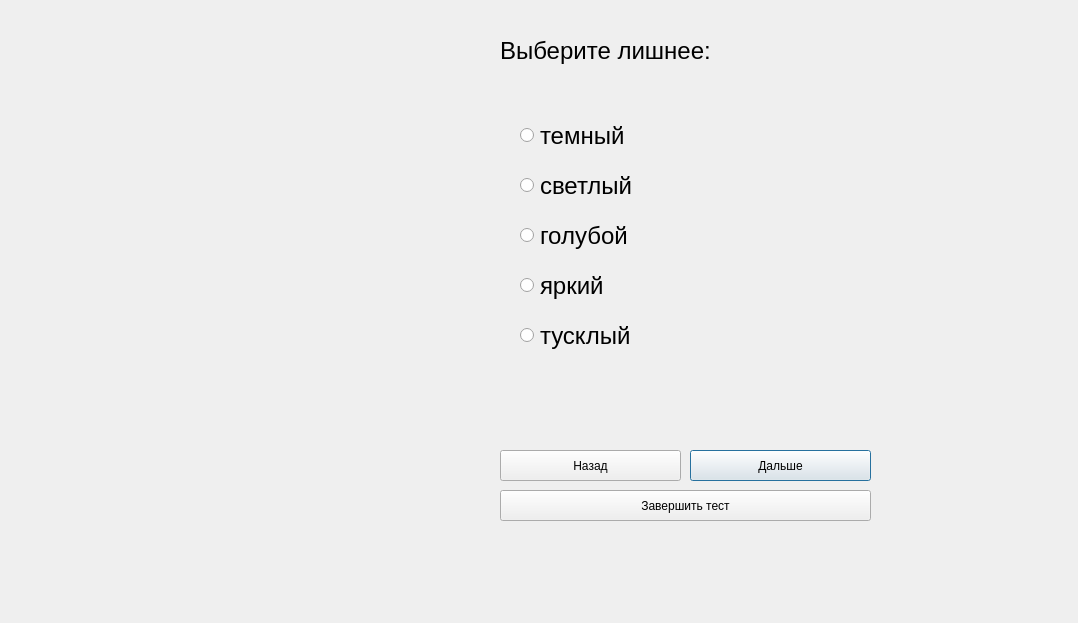
<?xml version="1.0" encoding="UTF-8"?>
<ui version="4.0">
 <class>testform32</class>
 <widget class="QDialog" name="testform32">
  <property name="geometry">
   <rect>
    <x>0</x>
    <y>0</y>
    <width>1078</width>
    <height>623</height>
   </rect>
  </property>
  <property name="windowTitle">
   <string>Dialog</string>
  </property>
  <widget class="QRadioButton" name="radioButton_4">
   <property name="geometry">
    <rect>
     <x>520</x>
     <y>270</y>
     <width>301</width>
     <height>31</height>
    </rect>
   </property>
   <property name="font">
    <font>
     <pointsize>18</pointsize>
    </font>
   </property>
   <property name="acceptDrops">
    <bool>false</bool>
   </property>
   <property name="toolTip">
    <string/>
   </property>
   <property name="text">
    <string>яркий</string>
   </property>
  </widget>
  <widget class="QRadioButton" name="radioButton_5">
   <property name="geometry">
    <rect>
     <x>520</x>
     <y>320</y>
     <width>301</width>
     <height>31</height>
    </rect>
   </property>
   <property name="font">
    <font>
     <pointsize>18</pointsize>
    </font>
   </property>
   <property name="acceptDrops">
    <bool>false</bool>
   </property>
   <property name="toolTip">
    <string/>
   </property>
   <property name="text">
    <string>тусклый</string>
   </property>
  </widget>
  <widget class="QRadioButton" name="radioButton">
   <property name="geometry">
    <rect>
     <x>520</x>
     <y>120</y>
     <width>431</width>
     <height>31</height>
    </rect>
   </property>
   <property name="font">
    <font>
     <pointsize>18</pointsize>
    </font>
   </property>
   <property name="acceptDrops">
    <bool>false</bool>
   </property>
   <property name="toolTip">
    <string/>
   </property>
   <property name="text">
    <string>темный</string>
   </property>
  </widget>
  <widget class="QLabel" name="question">
   <property name="geometry">
    <rect>
     <x>500</x>
     <y>0</y>
     <width>551</width>
     <height>101</height>
    </rect>
   </property>
   <property name="sizePolicy">
    <sizepolicy hsizetype="Preferred" vsizetype="Preferred">
     <horstretch>0</horstretch>
     <verstretch>0</verstretch>
    </sizepolicy>
   </property>
   <property name="font">
    <font>
     <pointsize>18</pointsize>
    </font>
   </property>
   <property name="mouseTracking">
    <bool>true</bool>
   </property>
   <property name="tabletTracking">
    <bool>false</bool>
   </property>
   <property name="focusPolicy">
    <enum>Qt::NoFocus</enum>
   </property>
   <property name="contextMenuPolicy">
    <enum>Qt::PreventContextMenu</enum>
   </property>
   <property name="autoFillBackground">
    <bool>false</bool>
   </property>
   <property name="midLineWidth">
    <number>-2</number>
   </property>
   <property name="text">
    <string>Выберите лишнее:</string>
   </property>
   <property name="textFormat">
    <enum>Qt::AutoText</enum>
   </property>
   <property name="scaledContents">
    <bool>false</bool>
   </property>
   <property name="wordWrap">
    <bool>true</bool>
   </property>
   <property name="openExternalLinks">
    <bool>false</bool>
   </property>
  </widget>
  <widget class="QRadioButton" name="radioButton_2">
   <property name="geometry">
    <rect>
     <x>520</x>
     <y>170</y>
     <width>421</width>
     <height>31</height>
    </rect>
   </property>
   <property name="font">
    <font>
     <pointsize>18</pointsize>
    </font>
   </property>
   <property name="layoutDirection">
    <enum>Qt::LeftToRight</enum>
   </property>
   <property name="text">
    <string>светлый</string>
   </property>
  </widget>
  <widget class="QPushButton" name="next_pushButton_2">
   <property name="geometry">
    <rect>
     <x>690</x>
     <y>450</y>
     <width>181</width>
     <height>31</height>
    </rect>
   </property>
   <property name="text">
    <string>Дальше</string>
   </property>
  </widget>
  <widget class="QLabel" name="image">
   <property name="geometry">
    <rect>
     <x>60</x>
     <y>80</y>
     <width>411</width>
     <height>331</height>
    </rect>
   </property>
   <property name="text">
    <string/>
   </property>
  </widget>
  <widget class="QRadioButton" name="radioButton_3">
   <property name="geometry">
    <rect>
     <x>520</x>
     <y>220</y>
     <width>421</width>
     <height>31</height>
    </rect>
   </property>
   <property name="font">
    <font>
     <pointsize>18</pointsize>
    </font>
   </property>
   <property name="acceptDrops">
    <bool>false</bool>
   </property>
   <property name="toolTip">
    <string/>
   </property>
   <property name="text">
    <string>голубой</string>
   </property>
  </widget>
  <widget class="QPushButton" name="finish_pushButton">
   <property name="geometry">
    <rect>
     <x>500</x>
     <y>490</y>
     <width>371</width>
     <height>31</height>
    </rect>
   </property>
   <property name="text">
    <string>Завершить тест</string>
   </property>
  </widget>
  <widget class="QPushButton" name="back_pushButton">
   <property name="geometry">
    <rect>
     <x>500</x>
     <y>450</y>
     <width>181</width>
     <height>31</height>
    </rect>
   </property>
   <property name="text">
    <string>Назад</string>
   </property>
  </widget>
 </widget>
 <resources/>
 <connections/>
</ui>
